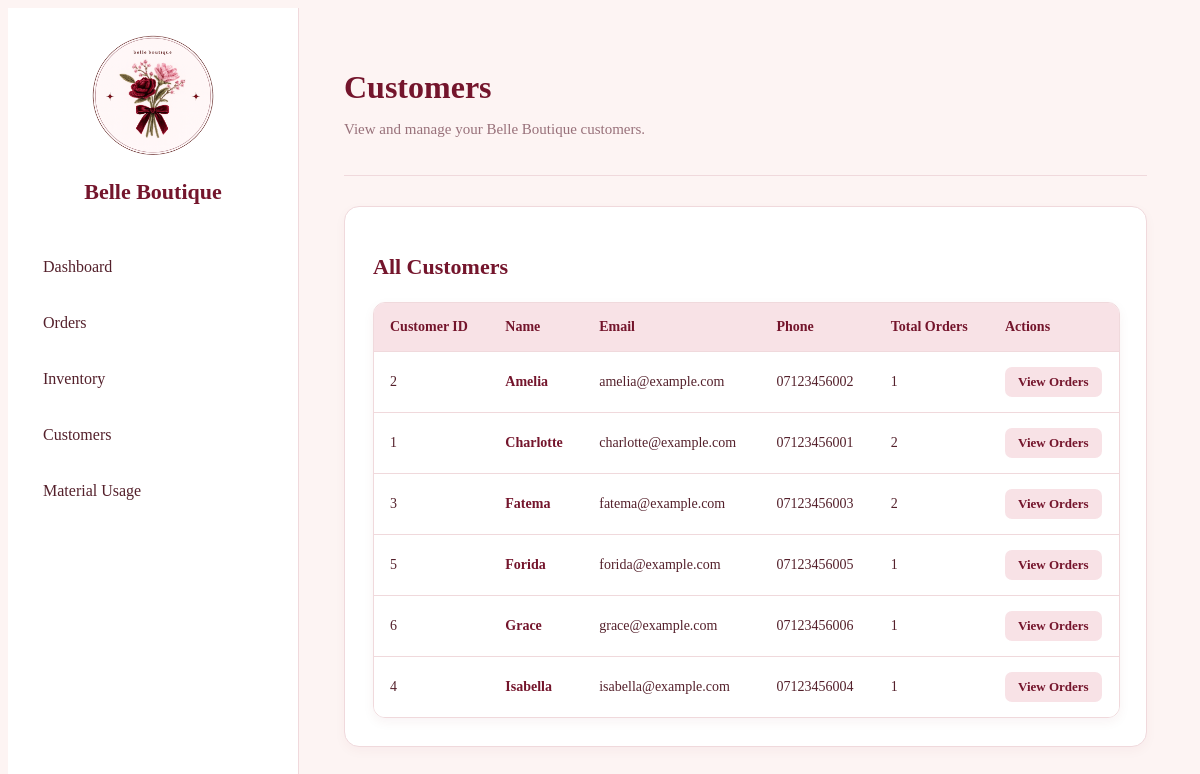
Screenshot of /pages/customers.php with the database file from the repository.
### tables this page shows
CREATE TABLE `customers` (
  `customer_id` int NOT NULL,
  `name` varchar(100) NOT NULL,
  `email` varchar(100) DEFAULT NULL,
  `phone` varchar(20) DEFAULT NULL,
  `created_at` timestamp NULL DEFAULT CURRENT_TIMESTAMP
);

### pages/customers.php (the view, shortened to what this page needs)
<?php
require_once "../includes/db_connect.php";
$sql = "SELECT
            customers.customer_id,
            customers.name,
            customers.email,
            customers.phone,
            COUNT(orders.order_id) AS total_orders
        FROM customers
        LEFT JOIN orders
            ON customers.customer_id = orders.customer_id
        GROUP BY
            customers.customer_id,
            customers.name,
            customers.email,
            customers.phone
        ORDER BY customers.name ASC";
$queryError = false;
try {
    $result = $conn->query($sql);
} catch (mysqli_sql_exception $e) {
    error_log("Customers query failed: " . $e->getMessage());
    $queryError = true;
    $result = null;
}
?>
<!DOCTYPE html>
<html lang="en">
<head>
    <link rel="stylesheet" href="../assets/css/reset.css">
    <link rel="stylesheet" href="../assets/css/style.css">
</head>
<body>
    <div class="dashboard">
        <?php include "../includes/sidebar.php"; ?>
        <div class="main-content">
            <header class="top-header">
                <h1>Customers</h1>
                <p>View and manage your Belle Boutique customers.</p>
            </header>
            <section class="overview">
                <h2>All Customers</h2>
                <div class="table-container">
                    <table>
                        <thead>
                            <tr>
                                <th>Customer ID</th>
                                <th>Name</th>
                                <th>Email</th>
                                <th>Phone</th>
                                <th>Total Orders</th>
                                <th>Actions</th>
                            </tr>
                        </thead>
                        <tbody>
                            <?php if ($queryError): ?>
                                <tr>
                                    <td colspan="6">
                                        Unable to load customers right now. Please try again later.
                                    </td>
                                </tr>
                            <?php elseif ($result->num_rows > 0): ?>
                                <?php while ($customer = $result->fetch_assoc()): ?>
                                    <tr>
                                        <td>
                                            <?php echo htmlspecialchars($customer['customer_id']); ?>
                                        </td>
                                        <td>
                                            <span class="customer-name">
                                                <?php echo htmlspecialchars($customer['name']); ?>
                                            </span>
                                        </td>
                                        <td>
                                            <?php echo htmlspecialchars($customer['email'] ?? 'N/A'); ?>
                                        </td>
                                        <td>
                                            <?php echo htmlspecialchars($customer['phone'] ?? 'N/A'); ?>
                                        </td>
                                        <td>
                                            <?php echo htmlspecialchars($customer['total_orders']); ?>
                                        </td>
                                        <td>
                                            <a
                                                href="customer_details.php?id=<?php echo (int) $customer['customer_id']; ?>"
                                                class="action-button edit-button"
                                            >
                                                View Orders
                                            </a>
                                        </td>
                                    </tr>
                                <?php endwhile; ?>
                            <?php else: ?>
                                <tr>
                                    <td colspan="6">No customers found yet.</td>
                                </tr>
                            <?php endif; ?>
                        </tbody>
                    </table>
                </div>
            </section>
        </div>
    </div>
</body>
</html>

### assets/css/style.css (style rules this page uses)
body { font-family: Georgia, serif; background-color: #FDF4F3; color: #54202B; }
.dashboard { display: flex; min-height: 100vh; }
.main-content { flex: 1; min-width: 0; padding: 40px 45px; }
.top-header { margin-bottom: 30px; padding-bottom: 22px; border-bottom: 1px solid #F0D9DC; }
.top-header h1 { font-size: 32px; color: #74152C; margin-bottom: 8px; }
.top-header p { color: #98717A; font-size: 15px; }
.overview { background-color: #FFFFFF; padding: 28px; border: 1px solid #F0D9DC; border-radius: 15px; box-shadow: 0 4px 12px rgba(116, 21, 44, 0.04); }
.overview h2 { margin-bottom: 0; font-size: 22px; color: #74152C; }
.table-container { width: 100%; max-width: 100%; overflow-x: auto; background-color: #FFFFFF; border: 1px solid #F0D9DC; border-radius: 12px; box-shadow: 0 4px 12px rgba(116, 21, 44, 0.05); }
.table-container table { min-width: 750px; }
table { width: 100%; border-collapse: collapse; text-align: left; }
thead { background-color: #F8E2E6; }
th { color: #74152C; font-weight: bold; font-size: 14px; padding: 16px; white-space: nowrap; }
td { padding: 15px 16px; border-top: 1px solid #F0D9DC; font-size: 14px; vertical-align: middle; }
td a { color: #74152C; font-weight: bold; }
.customer-name { color: #74152C; font-weight: bold; }
.customer-name { color: #74152C; font-weight: bold; white-space: nowrap; }
.main-content > .overview { margin-bottom: 25px; }
.overview > h2 { margin-bottom: 22px; font-size: 22px; color: #74152C; }
.action-button { display: inline-block; padding: 7px 13px; border-radius: 7px; font-size: 13px; font-weight: bold; text-decoration: none; border: none; cursor: pointer; transition: background-color 0.2s ease; }
.edit-button { background-color: #F8E2E6; color: #74152C; }

### rows the page displays
customers: customer_id "2", name "Amelia", email "amelia@example.com", phone "07123456002", total_orders "1"
customers: customer_id "1", name "Charlotte", email "charlotte@example.com", phone "07123456001", total_orders "2"
customers: customer_id "3", name "Fatema", email "fatema@example.com", phone "07123456003", total_orders "2"
customers: customer_id "5", name "Forida", email "forida@example.com", phone "07123456005", total_orders "1"
customers: customer_id "6", name "Grace", email "grace@example.com", phone "07123456006", total_orders "1"
customers: customer_id "4", name "Isabella", email "isabella@example.com", phone "07123456004", total_orders "1"
